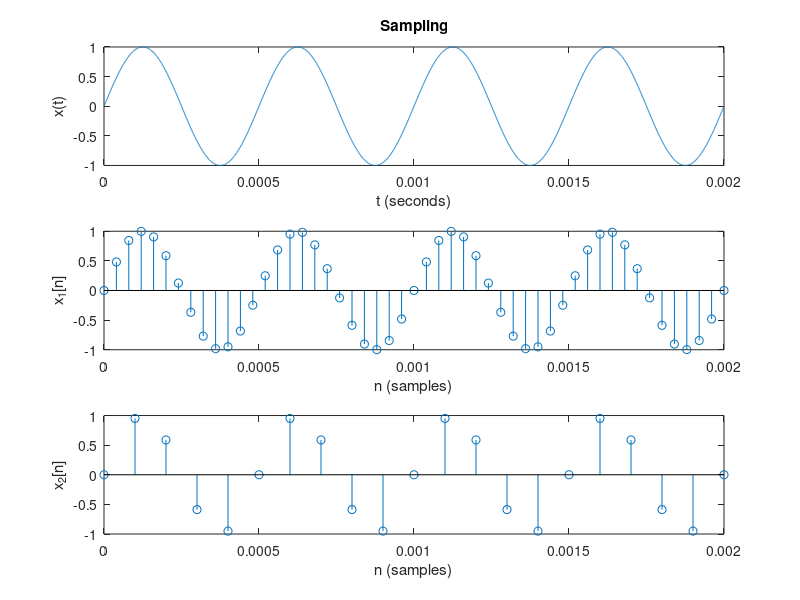
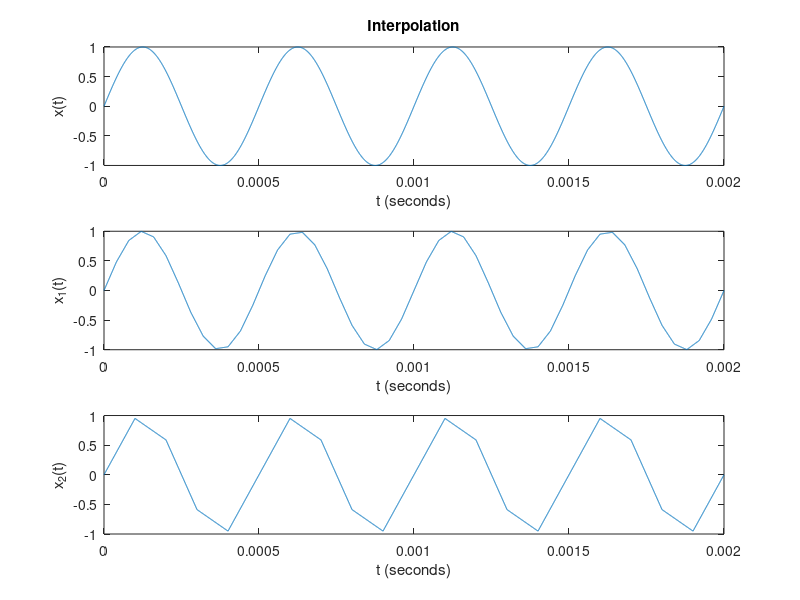
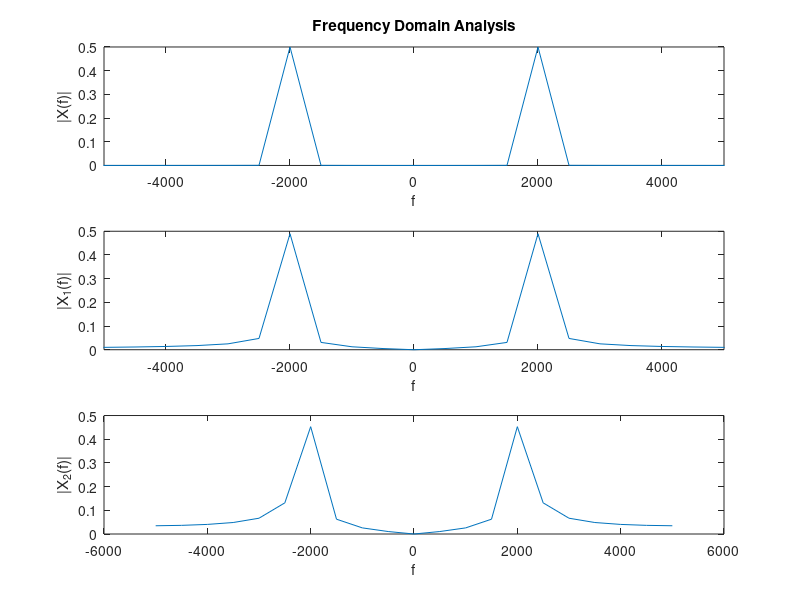
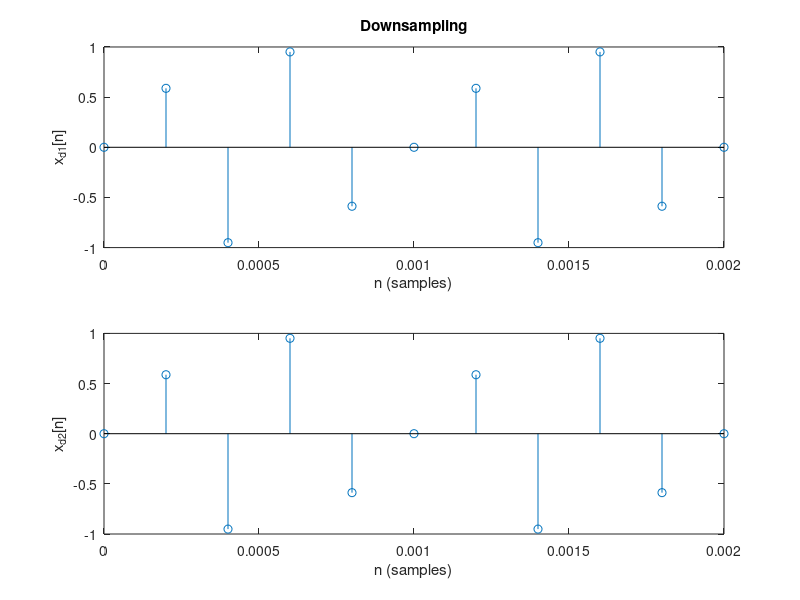

The MATLAB script that drew these images, in order:
clc;
clear all;
close all;

% 7.1.a
f = 2e3;
F_s = 1e3 * f;
T_s = 1 / F_s;
T = 1 / f;
d = 4 * T;

t = 0 : T_s : d;
x_t = sin(2 * pi * f * t);

% 7.1.b
T_1_s = 1 / 25e3;
T_2_s = 1/ 10e3;

n_1 = 0 : T_1_s : d;
n_2 = 0 : T_2_s : d;

x_1_n = sin(2 * pi * f * n_1);
x_2_n = sin(2 * pi * f * n_2);

% 7.1.c
figure;
subplot(3, 1, 1);
plot(t, x_t);
title("Sampling")
xlabel("t (seconds)");
ylabel("x(t)");
subplot(3, 1, 2);
stem(n_1, x_1_n);
xlabel("n (samples)");
ylabel("x_1[n]");
subplot(3, 1, 3);
stem(n_2, x_2_n);
xlabel("n (samples)");
ylabel("x_2[n]");

% 7.1.d
x_1_n_interp = interp1(n_1, x_1_n, t);
x_2_n_interp = interp1(n_2, x_2_n, t);

% 7.1.e
figure;
subplot(3, 1, 1);
plot(t, x_t);
title("Interpolation");
xlabel("t (seconds)");
ylabel("x(t)");
subplot(3, 1, 2);
plot(t, x_1_n_interp);
xlabel("t (seconds)");
ylabel("x_1(t)");
subplot(3, 1, 3);
plot(t, x_2_n_interp);
xlabel("t (seconds)");
ylabel("x_2(t)");

% ---

% 7.1.1.f
big_x = fft(x_t, length(x_t));
big_x_1 = fft(x_1_n, length(x_1_n));
big_x_2 = fft(x_2_n, length(x_2_n));

f = linspace(-F_s / 2, F_s / 2, length(x_t));
f_1 = linspace(-25e3 / 2, 25e3 / 2, length(x_1_n));
f_2 = linspace(-10e3 / 2, 10e3 / 2, length(x_2_n));

% 7.1.1.g
figure;
subplot(3, 1, 1);
plot(f, abs(fftshift(big_x)) / length(x_t));
title("Frequency Domain Analysis");
xlim([-5e3, 5e3]);
xlabel("f");
ylabel("|X(f)|");
subplot(3, 1, 2);
plot(f_1, abs(fftshift(big_x_1)) / length(x_1_n));
xlim([-5e3, 5e3]);
xlabel("f");
ylabel("|X_1(f)|");
subplot(3, 1, 3);
plot(f_2, abs(fftshift(big_x_2)) / length(x_2_n));
xlabel("f");
ylabel("|X_2(f)|");

% 7.2.a
x_d1_n = downsample(x_1_n, 5);
n_d1 = downsample(n_1, 5);

x_d2_n = downsample(x_2_n, 2);
n_d2 = downsample(n_2, 2);

% 7.2.b
figure;
subplot(2, 1, 1);
stem(n_d1, x_d1_n);
title("Downsampling");
xlabel("n (samples)");
ylabel("x_{d1}[n]");
subplot(2, 1, 2);
stem(n_d2, x_d2_n);
xlabel("n (samples)");
ylabel("x_{d2}[n]");